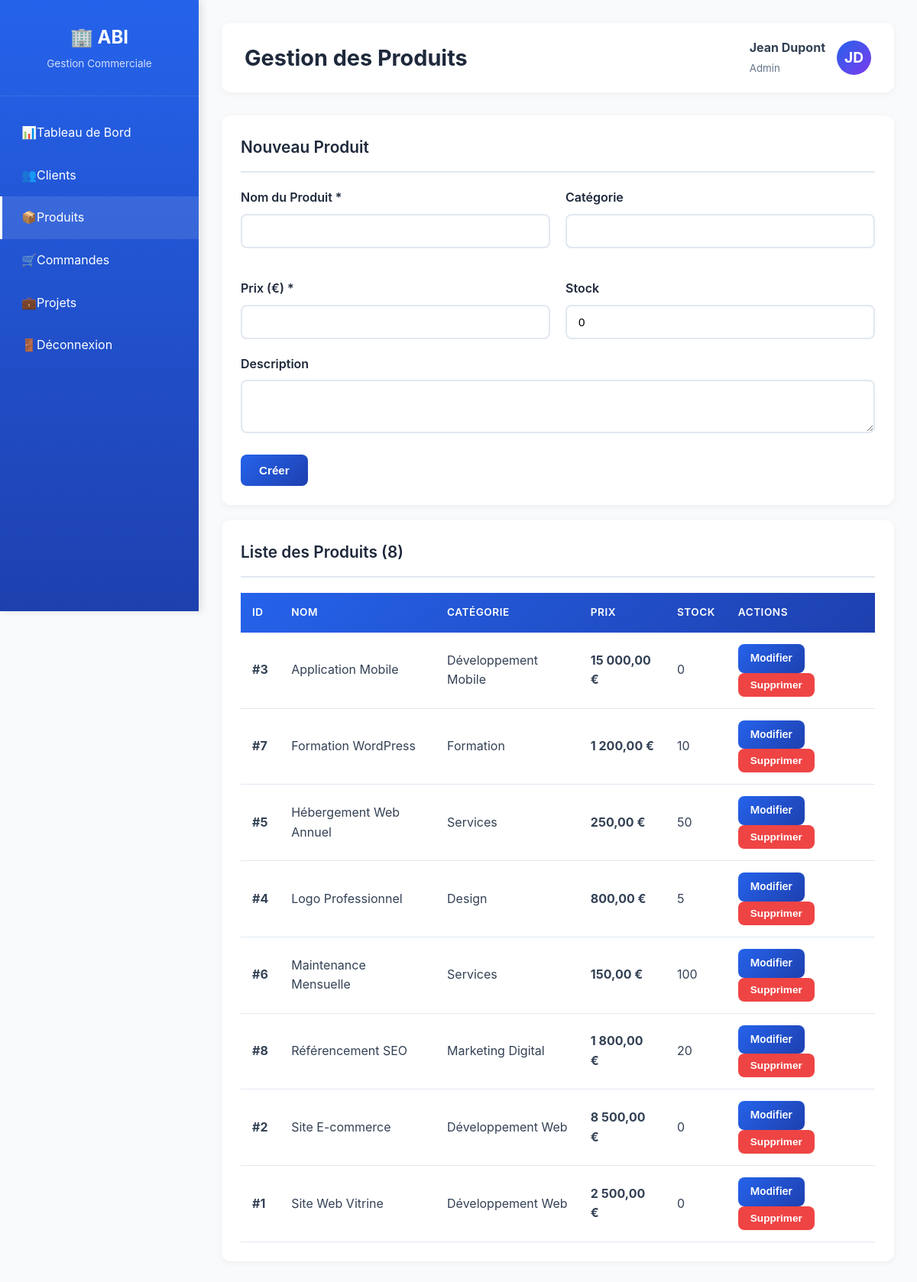
Screenshot of /public/pages/produits.php (signed in) with the database file from the repository.
### tables this page shows
CREATE TABLE produits (
    id INT AUTO_INCREMENT PRIMARY KEY,
    nom VARCHAR(150) NOT NULL,
    description TEXT,
    prix DECIMAL(10, 2) NOT NULL,
    categorie VARCHAR(100),
    stock INT DEFAULT 0,
    date_creation TIMESTAMP DEFAULT CURRENT_TIMESTAMP,
    INDEX idx_categorie (categorie)
);

### includes/auth.php (called while the page is built, shortened)
<?php
function estConnecte() {
    return isset($_SESSION['utilisateur_id']);
}
function utilisateurConnecte() {
    if (estConnecte()) {
        return [
            'id' => $_SESSION['utilisateur_id'],
            'nom' => $_SESSION['utilisateur_nom'] ?? '',
            'prenom' => $_SESSION['utilisateur_prenom'] ?? '',
            'email' => $_SESSION['utilisateur_email'] ?? '',
            'role' => $_SESSION['utilisateur_role'] ?? ''
        ];
    }
    return null;
}

### classes/Database.php (called while the page is built, shortened)
<?php
class Database {
    private static $instance = null;
    private $connection;
    private function __construct() {
        try {
            $dsn = "mysql:host=" . DB_HOST . ";dbname=" . DB_NAME . ";charset=" . DB_CHARSET;
            $options = [
                PDO::ATTR_ERRMODE => PDO::ERRMODE_EXCEPTION,
                PDO::ATTR_DEFAULT_FETCH_MODE => PDO::FETCH_ASSOC,
                PDO::ATTR_EMULATE_PREPARES => false,
            ];
            $this->connection = new PDO($dsn, DB_USER, DB_PASS, $options);
        } catch (PDOException $e) {
            die("Erreur de connexion à la base de données: " . $e->getMessage());
        }
    }
    public static function getInstance() {
        if (self::$instance === null) {
            self::$instance = new self();
        }
        return self::$instance;
    }
    public function getConnection() {
        return $this->connection;
    }
}

### classes/Produit.php (called while the page is built, shortened)
<?php
class Produit {
    private $db;
    public function __construct() {
        $this->db = Database::getInstance()->getConnection();
    }
    public function getAll() {
        $stmt = $this->db->query("SELECT * FROM produits ORDER BY nom");
        return $stmt->fetchAll();
    }
}

### includes/functions.php (called while the page is built, shortened)
<?php
function formaterMontant($montant) {
    return number_format($montant, 2, ',', ' ') . ' €';
}

### public/pages/produits.php (the view, shortened to what this page needs)
<?php
require_once '../../classes/Database.php';
require_once '../../classes/Produit.php';
require_once '../../includes/auth.php';
require_once '../../includes/functions.php';
$user = utilisateurConnecte();
$produitModel = new Produit();
$produits = $produitModel->getAll();
$produitEdit = null;
?>
<!DOCTYPE html>
<html lang="fr">
<head>
    <link rel="stylesheet" href="../../assets/css/style.css">
</head>
<body>
    <div class="wrapper">
        <aside class="sidebar">
            <div class="sidebar-header">
                <h2>🏢 ABI</h2>
                <p>Gestion Commerciale</p>
            </div>
            <nav class="sidebar-menu">
                <a href="../dashboard.php"><span>📊</span> Tableau de Bord</a>
                <a href="clients.php"><span>👥</span> Clients</a>
                <a href="produits.php" class="active"><span>📦</span> Produits</a>
                <a href="commandes.php"><span>🛒</span> Commandes</a>
                <a href="projets.php"><span>💼</span> Projets</a>
                <a href="../logout.php"><span>🚪</span> Déconnexion</a>
            </nav>
        </aside>
        <main class="main-content">
            <div class="header">
                <h1>Gestion des Produits</h1>
                <div class="user-info">
                    <div>
                        <strong><?php echo htmlspecialchars($user['prenom'] . ' ' . $user['nom']); ?></strong><br>
                        <small style="color: #64748b;"><?php echo htmlspecialchars($user['role']); ?></small>
                    </div>
                    <div class="user-avatar">
                        <?php echo strtoupper(substr($user['prenom'], 0, 1) . substr($user['nom'], 0, 1)); ?>
                    </div>
                </div>
            </div>
            <div class="card">
                <div class="card-header">
                    <h3><?php echo $produitEdit ? 'Modifier le Produit' : 'Nouveau Produit'; ?></h3>
                </div>
                <form method="POST">
                    <div style="display: grid; grid-template-columns: repeat(auto-fit, minmax(300px, 1fr)); gap: 20px;">
                        <div class="form-group">
                            <label for="nom">Nom du Produit *</label>
                            <input type="text" id="nom" name="nom" class="form-control"
                                   value="<?php echo htmlspecialchars($produitEdit['nom'] ?? ''); ?>" required>
                        </div>
                        <div class="form-group">
                            <label for="categorie">Catégorie</label>
                            <input type="text" id="categorie" name="categorie" class="form-control"
                                   value="<?php echo htmlspecialchars($produitEdit['categorie'] ?? ''); ?>">
                        </div>
                        <div class="form-group">
                            <label for="prix">Prix (€) *</label>
                            <input type="number" step="0.01" id="prix" name="prix" class="form-control"
                                   value="<?php echo htmlspecialchars($produitEdit['prix'] ?? ''); ?>" required>
                        </div>
                        <div class="form-group">
                            <label for="stock">Stock</label>
                            <input type="number" id="stock" name="stock" class="form-control"
                                   value="<?php echo htmlspecialchars($produitEdit['stock'] ?? 0); ?>">
                        </div>
                    </div>
                    <div class="form-group">
                        <label for="description">Description</label>
                        <textarea id="description" name="description" class="form-control" rows="3"><?php echo htmlspecialchars($produitEdit['description'] ?? ''); ?></textarea>
                    </div>
                    <div style="display: flex; gap: 10px;">
                        <button type="submit" class="btn btn-primary">
                            <?php echo $produitEdit ? 'Modifier' : 'Créer'; ?>
                        </button>
                    </div>
                </form>
            </div>
            <div class="card">
                <div class="card-header">
                    <h3>Liste des Produits (<?php echo count($produits); ?>)</h3>
                </div>
                <div class="table-responsive">
                    <table>
                        <thead>
                            <tr>
                                <th>ID</th>
                                <th>Nom</th>
                                <th>Catégorie</th>
                                <th>Prix</th>
                                <th>Stock</th>
                                <th>Actions</th>
                            </tr>
                        </thead>
                        <tbody>
                            <?php if (empty($produits)): ?>
                                <tr>
                                    <td colspan="6" style="text-align: center; padding: 30px;">Aucun produit trouvé</td>
                                </tr>
                            <?php else: ?>
                                <?php foreach ($produits as $produit): ?>
                                    <tr>
                                        <td><strong>#<?php echo $produit['id']; ?></strong></td>
                                        <td><?php echo htmlspecialchars($produit['nom']); ?></td>
                                        <td><?php echo htmlspecialchars($produit['categorie'] ?? '-'); ?></td>
                                        <td><strong><?php echo formaterMontant($produit['prix']); ?></strong></td>
                                        <td><?php echo $produit['stock']; ?></td>
                                        <td>
                                            <a href="?edit=<?php echo $produit['id']; ?>" class="btn btn-sm btn-primary">Modifier</a>
                                            <form method="POST" style="display: inline;" onsubmit="return confirm('Supprimer ce produit ?');">
                                                <button type="submit" class="btn btn-sm btn-danger">Supprimer</button>
                                            </form>
                                        </td>
                                    </tr>
                                <?php endforeach; ?>
                            <?php endif; ?>
                        </tbody>
                    </table>
                </div>
            </div>
        </main>
    </div>
</body>
</html>

### assets/css/style.css (style rules this page uses)
:root { --primary-color: #2563eb; --primary-dark: #1e40af; --secondary-color: #7c3aed; --success-color: #10b981; --warning-color: #f59e0b; --danger-color: #ef4444; --info-color: #3b82f6; --dark-color: #1e293b; --light-color: #f8fafc; --border-color: #e2e8f0; --text-color: #334155; --sidebar-width: 260px; }
* { margin: 0; padding: 0; box-sizing: border-box; }
body { font-family: 'Inter', -apple-system, BlinkMacSystemFont, 'Segoe UI', Roboto, sans-serif; background: var(--light-color); color: var(--text-color); line-height: 1.6; }
.wrapper { display: flex; min-height: 100vh; }
.sidebar { width: var(--sidebar-width); background: linear-gradient(180deg, var(--primary-color) 0%, var(--primary-dark) 100%); color: white; position: fixed; height: 100vh; overflow-y: auto; box-shadow: 4px 0 10px rgba(0,0,0,0.1); z-index: 1000; }
.sidebar-header { padding: 30px 20px; text-align: center; border-bottom: 1px solid rgba(255,255,255,0.1); }
.sidebar-header h2 { font-size: 1.5em; font-weight: 700; margin-bottom: 5px; }
.sidebar-header p { font-size: 0.85em; opacity: 0.8; }
.sidebar-menu { padding: 20px 0; }
.sidebar-menu a { display: flex; align-items: center; padding: 15px 25px; color: white; text-decoration: none; transition: all 0.3s ease; border-left: 3px solid transparent; }
.sidebar-menu a:hover, .sidebar-menu a.active { background: rgba(255,255,255,0.1); border-left-color: white; }
.main-content { flex: 1; margin-left: var(--sidebar-width); padding: 30px; }
.header { background: white; padding: 20px 30px; border-radius: 12px; box-shadow: 0 2px 8px rgba(0,0,0,0.05); margin-bottom: 30px; display: flex; justify-content: space-between; align-items: center; }
.header h1 { font-size: 1.8em; color: var(--dark-color); font-weight: 700; }
.user-info { display: flex; align-items: center; gap: 15px; }
.user-avatar { width: 45px; height: 45px; border-radius: 50%; background: linear-gradient(135deg, var(--primary-color), var(--secondary-color)); display: flex; align-items: center; justify-content: center; color: white; font-weight: 700; font-size: 1.2em; }
.card { background: white; border-radius: 12px; padding: 25px; box-shadow: 0 2px 8px rgba(0,0,0,0.05); margin-bottom: 20px; transition: all 0.3s ease; }
.card-header { display: flex; justify-content: space-between; align-items: center; margin-bottom: 20px; padding-bottom: 15px; border-bottom: 2px solid var(--border-color); }
.card-header h3 { font-size: 1.3em; color: var(--dark-color); font-weight: 600; }
.btn { padding: 12px 24px; border: none; border-radius: 8px; font-size: 0.95em; font-weight: 600; cursor: pointer; transition: all 0.3s ease; text-decoration: none; display: inline-block; text-align: center; }
.btn-primary { background: linear-gradient(135deg, var(--primary-color), var(--primary-dark)); color: white; }
.btn-danger { background: var(--danger-color); color: white; }
.btn-sm { padding: 8px 16px; font-size: 0.85em; }
.form-group { margin-bottom: 20px; }
.form-group label { display: block; margin-bottom: 8px; font-weight: 600; color: var(--dark-color); }
.form-control { width: 100%; padding: 12px 15px; border: 2px solid var(--border-color); border-radius: 8px; font-size: 0.95em; transition: all 0.3s ease; }
.table-responsive { overflow-x: auto; }
table { width: 100%; border-collapse: collapse; background: white; }
table thead { background: linear-gradient(135deg, var(--primary-color), var(--primary-dark)); color: white; }
table th { padding: 15px; text-align: left; font-weight: 600; text-transform: uppercase; font-size: 0.85em; letter-spacing: 0.5px; }
table td { padding: 15px; border-bottom: 1px solid var(--border-color); }
table tbody tr { transition: all 0.2s ease; }

### rows the page displays
produits: id "3", nom "Application Mobile", categorie "Développement Mobile", prix "15 000,00 €", stock "0"
produits: id "7", nom "Formation WordPress", categorie "Formation", prix "1 200,00 €", stock "10"
produits: id "5", nom "Hébergement Web Annuel", categorie "Services", prix "250,00 €", stock "50"
produits: id "4", nom "Logo Professionnel", categorie "Design", prix "800,00 €", stock "5"
produits: id "6", nom "Maintenance Mensuelle", categorie "Services", prix "150,00 €", stock "100"
produits: id "8", nom "Référencement SEO", categorie "Marketing Digital", prix "1 800,00 €", stock "20"
produits: id "2", nom "Site E-commerce", categorie "Développement Web", prix "8 500,00 €", stock "0"
produits: id "1", nom "Site Web Vitrine", categorie "Développement Web", prix "2 500,00 €", stock "0"

### other values shown
$user['prenom'] . ' ' . $user['nom'] "Jean Dupont"
$user['role'] "Admin"
substr($user['prenom'], 0, 1) . substr($user['nom'], 0, 1) "JD"
count($produits) "8"
